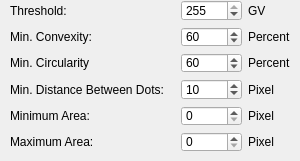
       <widget class="QWidget" name="tab_4">
        <attribute name="title">
         <string>Parameters Reference Image</string>
        </attribute>
        <widget class="QWidget" name="gridLayoutWidget_8">
         <property name="geometry">
          <rect>
           <x>10</x>
           <y>0</y>
           <width>281</width>
           <height>152</height>
          </rect>
         </property>
         <layout class="QGridLayout" name="gridLayout_8">
          <item row="4" column="3">
           <widget class="QLabel" name="label_37">
            <property name="text">
             <string>Pixel</string>
            </property>
           </widget>
          </item>
          <item row="5" column="2">
           <widget class="QSpinBox" name="m_sbMaxArea">
            <property name="maximum">
             <number>10000</number>
            </property>
           </widget>
          </item>
          <item row="3" column="2">
           <widget class="QSpinBox" name="m_sbDistBetween">
            <property name="maximum">
             <number>1000</number>
            </property>
            <property name="value">
             <number>10</number>
            </property>
           </widget>
          </item>
          <item row="4" column="2">
           <widget class="QSpinBox" name="m_sbMinArea">
            <property name="maximum">
             <number>10000</number>
            </property>
           </widget>
          </item>
          <item row="5" column="3">
           <widget class="QLabel" name="label_39">
            <property name="text">
             <string>Pixel</string>
            </property>
           </widget>
          </item>
          <item row="4" column="0">
           <widget class="QLabel" name="label_35">
            <property name="text">
             <string>Minimum Area:</string>
            </property>
           </widget>
          </item>
          <item row="2" column="3">
           <widget class="QLabel" name="label_30">
            <property name="text">
             <string>Percent</string>
            </property>
           </widget>
          </item>
          <item row="2" column="0">
           <widget class="QLabel" name="label_89">
            <property name="minimumSize">
             <size>
              <width>0</width>
              <height>15</height>
             </size>
            </property>
            <property name="maximumSize">
             <size>
              <width>80</width>
              <height>15</height>
             </size>
            </property>
            <property name="text">
             <string>Min. Circularity:</string>
            </property>
           </widget>
          </item>
          <item row="1" column="0">
           <widget class="QLabel" name="label_103">
            <property name="minimumSize">
             <size>
              <width>0</width>
              <height>15</height>
             </size>
            </property>
            <property name="maximumSize">
             <size>
              <width>85</width>
              <height>15</height>
             </size>
            </property>
            <property name="text">
             <string>Min. Convexity:</string>
            </property>
           </widget>
          </item>
          <item row="3" column="0">
           <widget class="QLabel" name="label_34">
            <property name="text">
             <string>Min. Distance Between Dots:</string>
            </property>
           </widget>
          </item>
          <item row="0" column="0">
           <widget class="QLabel" name="label_101">
            <property name="minimumSize">
             <size>
              <width>0</width>
              <height>15</height>
             </size>
            </property>
            <property name="maximumSize">
             <size>
              <width>90</width>
              <height>15</height>
             </size>
            </property>
            <property name="text">
             <string>Threshold:</string>
            </property>
           </widget>
          </item>
          <item row="0" column="2">
           <widget class="QSpinBox" name="m_sbThresh">
            <property name="minimum">
             <number>0</number>
            </property>
            <property name="maximum">
             <number>255</number>
            </property>
            <property name="singleStep">
             <number>1</number>
            </property>
            <property name="value">
             <number>255</number>
            </property>
           </widget>
          </item>
          <item row="1" column="3">
           <widget class="QLabel" name="label_26">
            <property name="text">
             <string>Percent</string>
            </property>
           </widget>
          </item>
          <item row="2" column="2">
           <widget class="QSpinBox" name="m_sbCircularity">
            <property name="minimum">
             <number>0</number>
            </property>
            <property name="maximum">
             <number>100</number>
            </property>
            <property name="value">
             <number>60</number>
            </property>
           </widget>
          </item>
          <item row="1" column="2">
           <widget class="QSpinBox" name="m_sbConvexity">
            <property name="minimum">
             <number>0</number>
            </property>
            <property name="maximum">
             <number>100</number>
            </property>
            <property name="singleStep">
             <number>1</number>
            </property>
            <property name="value">
             <number>60</number>
            </property>
           </widget>
          </item>
          <item row="0" column="3">
           <widget class="QLabel" name="label_21">
            <property name="text">
             <string>GV</string>
            </property>
           </widget>
          </item>
          <item row="3" column="3">
           <widget class="QLabel" name="label_33">
            <property name="text">
             <string>Pixel</string>
            </property>
           </widget>
          </item>
          <item row="5" column="0">
           <widget class="QLabel" name="label_36">
            <property name="text">
             <string>Maximum Area:</string>
            </property>
           </widget>
          </item>
          <item row="0" column="1">
           <spacer name="horizontalSpacer_4">
            <property name="orientation">
             <enum>Qt::Horizontal</enum>
            </property>
            <property name="sizeHint" stdset="0">
             <size>
              <width>40</width>
              <height>20</height>
             </size>
            </property>
           </spacer>
          </item>
          <item row="1" column="1">
           <spacer name="horizontalSpacer_5">
            <property name="orientation">
             <enum>Qt::Horizontal</enum>
            </property>
            <property name="sizeHint" stdset="0">
             <size>
              <width>40</width>
              <height>20</height>
             </size>
            </property>
           </spacer>
          </item>
          <item row="2" column="1">
           <spacer name="horizontalSpacer_6">
            <property name="orientation">
             <enum>Qt::Horizontal</enum>
            </property>
            <property name="sizeHint" stdset="0">
             <size>
              <width>40</width>
              <height>20</height>
             </size>
            </property>
           </spacer>
          </item>
          <item row="3" column="1">
           <spacer name="horizontalSpacer_7">
            <property name="orientation">
             <enum>Qt::Horizontal</enum>
            </property>
            <property name="sizeHint" stdset="0">
             <size>
              <width>40</width>
              <height>20</height>
             </size>
            </property>
           </spacer>
          </item>
          <item row="4" column="1">
           <spacer name="horizontalSpacer_8">
            <property name="orientation">
             <enum>Qt::Horizontal</enum>
            </property>
            <property name="sizeHint" stdset="0">
             <size>
              <width>40</width>
              <height>20</height>
             </size>
            </property>
           </spacer>
          </item>
          <item row="5" column="1">
           <layout class="QHBoxLayout" name="horizontalLayout_3"/>
          </item>
         </layout>
        </widget>
       </widget>
